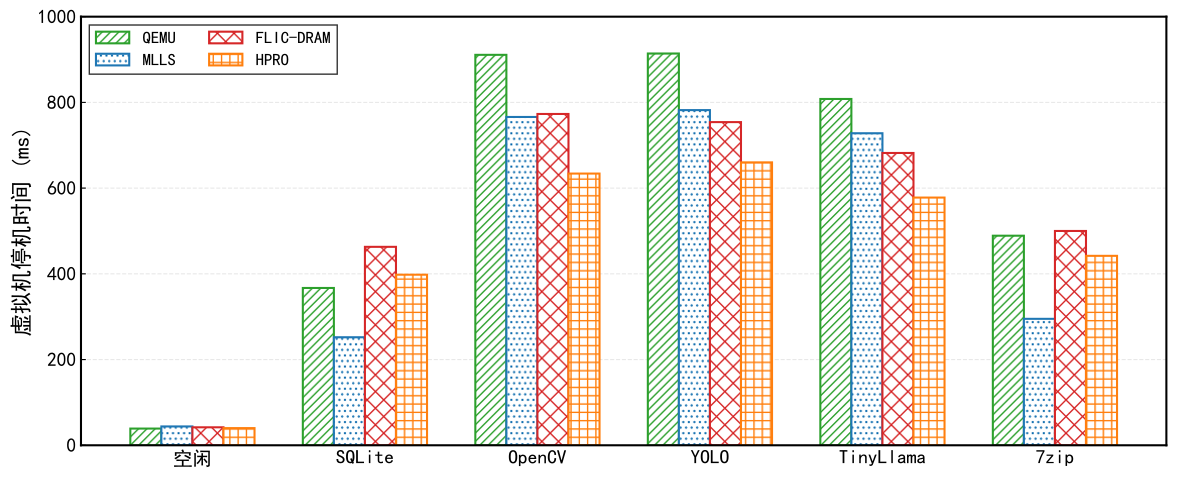

Reproduce this figure in Python.
import matplotlib.pyplot as plt
import numpy as np

# --- 1. 样式设置 (支持中文 & 学术风格) ---
plt.rcParams['font.sans-serif'] = ['SimHei', 'SimSun', 'Arial Unicode MS']
plt.rcParams['font.family'] = 'sans-serif'
plt.rcParams['font.size'] = 14
plt.rcParams['axes.linewidth'] = 1.5
plt.rcParams['axes.unicode_minus'] = False
plt.rcParams['xtick.direction'] = 'in'
plt.rcParams['ytick.direction'] = 'in'

def plot_downtime_bar_chinese_style():
    # --- 2. 数据准备 (保持数据不变) ---
    # 为了满足“中文”要求，将 Idle 翻译为 空闲，其他专有名词保留英文
    categories = ['空闲', 'SQLite', 'OpenCV', 'YOLO', 'TinyLlama', '7zip']
    
    # Updated data provided by user
    pre_copy = [39, 367, 911, 914, 808, 489]
    mlls = [44, 252, 766, 782, 728, 295]
    flic = [42, 463, 773, 754, 682, 500]
    ressnap = [40, 398, 634, 660, 578, 442]

    # --- 3. 绘图参数 ---
    x = np.arange(len(categories))
    width = 0.18 # 调整宽度以适配
    
    fig, ax = plt.subplots(figsize=(12, 5))

    # 学术配色 (对应 Green, Blue, Red, Orange)
    c_qemu = '#2ca02c'
    c_mlls = '#1f77b4'
    c_flic = '#d62728'
    c_ress = '#ff7f0e'

    # --- 4. 绘制柱状图 (白底 + 彩色边框 + 纹理) ---
    # QEMU
    ax.bar(x - 1.5 * width, pre_copy, width, label='QEMU', 
           color='white', edgecolor=c_qemu, hatch='////', linewidth=1.5)
    
    # MLLS
    ax.bar(x - 0.5 * width, mlls, width, label='MLLS', 
           color='white', edgecolor=c_mlls, hatch='...', linewidth=1.5)
    
    # FLIC-DRAM
    ax.bar(x + 0.5 * width, flic, width, label='FLIC-DRAM', 
           color='white', edgecolor=c_flic, hatch='xx', linewidth=1.5)
    
    # ResSnap
    ax.bar(x + 1.5 * width, ressnap, width, label='HPRO', 
           color='white', edgecolor=c_ress, hatch='++', linewidth=1.5)

    # --- 5. 细节调整 ---
    # 设置中文标签
    ax.set_ylabel('虚拟机停机时间 (ms)', fontsize=16)
    
    ax.set_xticks(x)
    ax.set_xticklabels(categories, fontsize=14)
    
    # 设置Y轴网格和范围 (根据数据最大值914，设置为1000合适)
    ax.set_ylim(0, 1000) 
    ax.yaxis.grid(True, linestyle='--', alpha=0.3)
    ax.set_axisbelow(True)

    # 图例设置 (带边框，横向排列)
    ax.legend(loc='upper left', frameon=True, edgecolor='black', 
              fancybox=False, fontsize=12, ncol=2)

    plt.tight_layout()

    # --- 6. 保存图片 ---
    # 按照要求保存为 dt4b.pdf
    plt.savefig('dt4b.pdf', format='pdf', bbox_inches='tight')
    plt.show()

if __name__ == "__main__":
    plot_downtime_bar_chinese_style()
